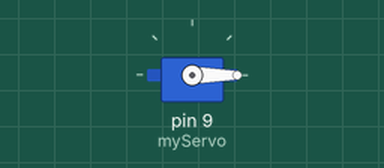
Simulated run of this sketch. Board: Arduino Uno, built with avr-gcc and run on an emulated ATmega328P. Shown: servo.

Above: at 0.05 s.
At 3.0 s:
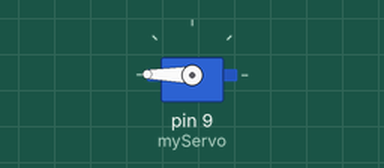
Timing chart, 0 to 6.9 s (numbered marks = the images above):
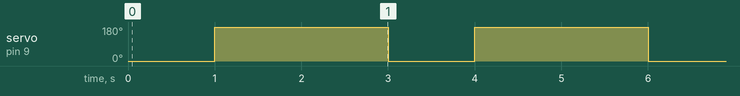

Measured:
- by itself, servo on pin 9 (myServo): alternates 179° for 2.0 s and 0° for 1.0 s

The sketch:

sketch_jun24b.ino
```cpp
#include <Servo.h>

#include<Servo.h>//Servo라이브러리 호출

Servo myServo;

void setup() {
  // put your setup code here, to run once:
  myServo.attach(9);//pinMode

}

void loop() {
  // put your main code here, to run repeatedly:
  myServo.write(0);//write(angle) angle:0~179
  delay(1000);
  myServo.write(179);
  delay(2000);

  //문제정의
  //1.servo.h 라이브러리 추가하기
  //2.myservo 만들기
  //3.setup()에 attach함수를 활용해 9번핀 servo motor용으로 설정;
  //3-2
  //4.distance가 20이하일때 0도였던 각도가 90도가 되게 해주세요
}
```
